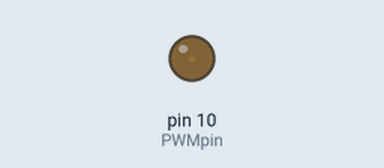
Simulated run of this sketch. Board: Arduino Uno, built with avr-gcc and run on an emulated ATmega328P. Shown: output pins drawn as LEDs (lit = HIGH).

Above: at 0.05 s.
At 0.65 s:
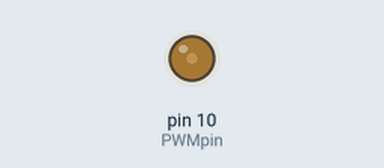
At 1.3 s:
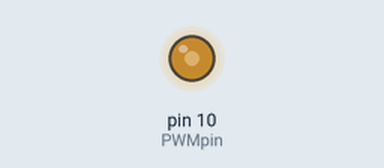
At 2.55 s:
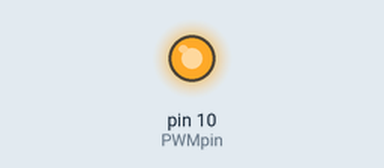
Timing chart, 0 to 5.9 s (numbered marks = the images above):
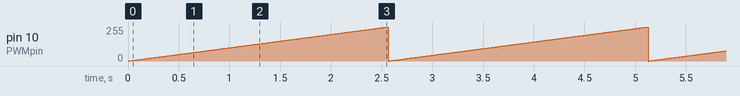

The sketch:

05.for.ino
```cpp
// Description
// The for statement is used to repeat a block of statements enclosed in curly braces.
// An increment counter is usually used to increment and terminate the loop.
// The for statement is useful for any repetitive operation,
// and is often used in combination with arrays to operate on collections of data/pins.
//
// Syntax
// for (initialization; condition; increment) {
  // statement(s);
// }
// Parameters
// initialization: happens first and exactly once.
// condition: each time through the loop, condition is tested; if it’s true, the statement block,
// and the increment is executed, then the condition is tested again.
// When the condition becomes false, the loop ends.
// increment: executed each time through the loop when condition is true.
//
// Example Code
// Dim an LED using a PWM pin
int PWMpin = 10;  // LED in series with 470 ohm resistor on pin 10

void setup() {
  // no setup needed
}

void loop() {
  for (int i = 0; i <= 255; i++) {
    analogWrite(PWMpin, i);
    delay(10);
  }
}

// Notes and Warnings
// The C++ for loop is much more flexible than for loops found in some other computer languages,
// including BASIC. Any or all of the three header elements may be omitted,
// although the semicolons are required.
// Also the statements for initialization, condition, and increment can be any valid C++ statements with unrelated variables,
// and use any C++ datatypes including floats.
// These types of unusual for statements may provide solutions to some rare programming problems.
//
// For example, using a multiplication in the increment line will generate a logarithmic progression:
//
/*
for (int x = 2; x < 100; x = x * 1.5) {
    println(x);
}
*/
// Generates: 2,3,4,6,9,13,19,28,42,63,94
//
// Another example, fade an LED up and down with one for loop:
//
/*
void loop() {
    int x = 1;
    for (int i = 0; i > -1; i = i + x) {
        analogWrite(PWMpin, i);
        if (i == 255) {
            x = -1;  // switch direction at peak
        }
        delay(10);
    }
}
*/
```

Measured:
- by itself, pin 10 (PWMpin): ramps from 0/255 to 255/255 and jumps back, once every 2.6 s
